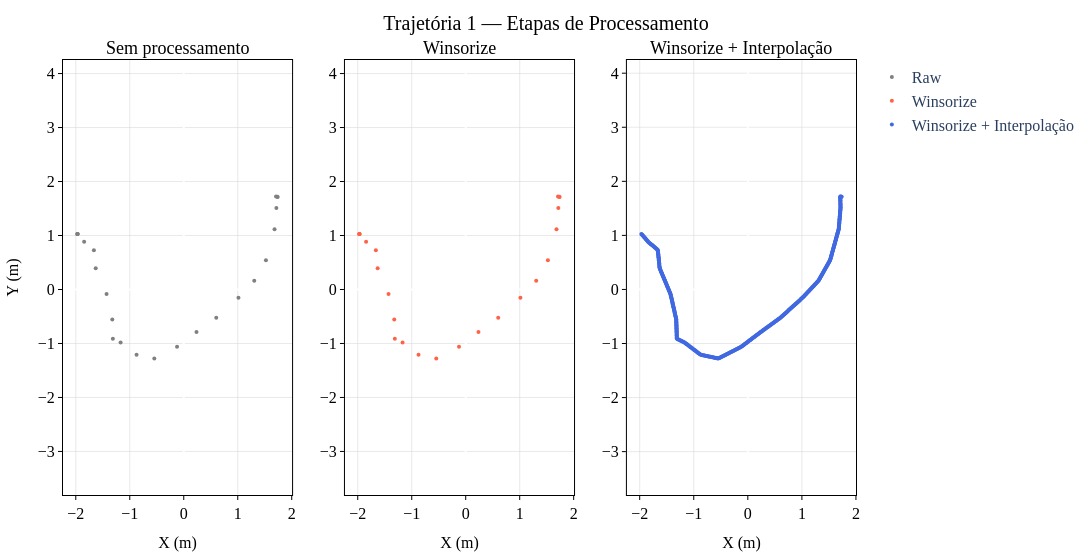

The notebook cell saved with this chart:
### Markdown cell above
**Verificação — Trajetórias 2 câmeras (winsorize):** comparação entre sem processamento, winsorize e após interpolação.

### Code cell
_df = paths_df[0]
_raw_x = _df['pos_x'].values
_raw_y = _df['pos_y'].values

_wins_x = np.array(winsorize(_df['pos_x'], limits=(0.0, 0.00)))
_wins_y = np.array(winsorize(_df['pos_y'], limits=(0.0, 0.00)))

_interp_x, _interp_y = paths_winsorized_2cam[0]

fig = make_subplots(rows=1, cols=3, subplot_titles=[
    "Sem processamento",
    "Winsorize",
    "Winsorize + Interpolação"
])

fig.add_trace(go.Scatter(
    x=_raw_x, y=_raw_y,
    mode='markers', name='Raw',
    marker=dict(color='gray', size=4)
), row=1, col=1)

fig.add_trace(go.Scatter(
    x=_wins_x, y=_wins_y,
    mode='markers', name='Winsorize',
    marker=dict(color='tomato', size=4)
), row=1, col=2)

fig.add_trace(go.Scatter(
    x=_interp_x, y=_interp_y,
    mode='markers', name='Winsorize + Interpolação',
    marker=dict(color='royalblue', size=4)
), row=1, col=3)

fig.update_xaxes(title_text='X (m)')
fig.update_yaxes(title_text='Y (m)', scaleanchor='x',  row=1, col=1)
fig.update_yaxes(scaleanchor='x2', row=1, col=2)
fig.update_yaxes(scaleanchor='x3', row=1, col=3)
fig.update_layout(title='Trajetória 1 — Etapas de Processamento', hovermode='closest', width=1500)
apply_ieee_style(fig)
save_fig(fig, 'path1_processing_steps.svg')
fig.show()

### Figure 1 — Plotly figure (JSON) as saved in the notebook; plotly's stock layout.template omitted (floating-point values rounded to 4 significant figures; data arrays with more than 128 entries replaced by an {"elided": "..."} marker saying what was removed)
{"data": [{"marker": {"color": "gray", "size": 4}, "mode": "markers", "name": "Raw", "type": "scatter", "x": [-1.969, -1.969, -1.968, -1.968, -1.845, -1.665, -1.631, -1.43, -1.324, -1.313, -1.17, -0.8743, -0.5455, -0.1243, 0.2362, 0.6018, 1.013, 1.306, 1.522, 1.682, 1.715, 1.71, 1.739, 1.733], "xaxis": "x", "y": [1.027, 1.027, 1.028, 1.028, 0.8837, 0.7281, 0.3937, -0.085, -0.5538, -0.9109, -0.9822, -1.207, -1.277, -1.062, -0.7893, -0.5242, -0.1515, 0.1603, 0.5425, 1.116, 1.511, 1.721, 1.711, 1.717], "yaxis": "y"}, {"marker": {"color": "tomato", "size": 4}, "mode": "markers", "name": "Winsorize", "type": "scatter", "x": [-1.969, -1.969, -1.968, -1.968, -1.845, -1.665, -1.631, -1.43, -1.324, -1.313, -1.17, -0.8743, -0.5455, -0.1243, 0.2362, 0.6018, 1.013, 1.306, 1.522, 1.682, 1.715, 1.71, 1.739, 1.733], "xaxis": "x2", "y": [1.027, 1.027, 1.028, 1.028, 0.8837, 0.7281, 0.3937, -0.085, -0.5538, -0.9109, -0.9822, -1.207, -1.277, -1.062, -0.7893, -0.5242, -0.1515, 0.1603, 0.5425, 1.116, 1.511, 1.721, 1.711, 1.717], "yaxis": "y2"}, {"marker": {"color": "royalblue", "size": 4}, "mode": "markers", "name": "Winsorize + Interpolação", "type": "scatter", "x": {"elided": "500 float values"}, "xaxis": "x3", "y": {"elided": "500 float values"}, "yaxis": "y3"}], "layout": {"annotations": [{"font": {"color": "black", "family": "Times New Roman", "size": 18}, "showarrow": false, "text": "Sem processamento", "x": 0.1444, "xanchor": "center", "xref": "paper", "y": 1, "yanchor": "bottom", "yref": "paper"}, {"font": {"color": "black", "family": "Times New Roman", "size": 18}, "showarrow": false, "text": "Winsorize", "x": 0.5, "xanchor": "center", "xref": "paper", "y": 1, "yanchor": "bottom", "yref": "paper"}, {"font": {"color": "black", "family": "Times New Roman", "size": 18}, "showarrow": false, "text": "Winsorize + Interpolação", "x": 0.8556, "xanchor": "center", "xref": "paper", "y": 1, "yanchor": "bottom", "yref": "paper"}], "hovermode": "closest", "legend": {"font": {"family": "Times New Roman", "size": 16}}, "margin": {"b": 60, "l": 60, "r": 20, "t": 60}, "paper_bgcolor": "white", "plot_bgcolor": "white", "title": {"font": {"color": "black", "family": "Times New Roman", "size": 20}, "text": "Trajetória 1 — Etapas de Processamento", "x": 0.5, "xanchor": "center"}, "width": 1500, "xaxis": {"anchor": "y", "domain": [0, 0.2889], "gridcolor": "lightgrey", "gridwidth": 0.5, "linecolor": "black", "linewidth": 1, "mirror": true, "showgrid": true, "showline": true, "tickcolor": "black", "tickfont": {"color": "black", "family": "Times New Roman", "size": 16}, "ticklen": 4, "ticks": "outside", "tickwidth": 1, "title": {"font": {"color": "black", "family": "Times New Roman", "size": 16}, "text": "X (m)"}}, "xaxis2": {"anchor": "y2", "domain": [0.3556, 0.6444], "gridcolor": "lightgrey", "gridwidth": 0.5, "linecolor": "black", "linewidth": 1, "mirror": true, "showgrid": true, "showline": true, "tickcolor": "black", "tickfont": {"color": "black", "family": "Times New Roman", "size": 16}, "ticklen": 4, "ticks": "outside", "tickwidth": 1, "title": {"font": {"color": "black", "family": "Times New Roman", "size": 16}, "text": "X (m)"}}, "xaxis3": {"anchor": "y3", "domain": [0.7111, 1], "gridcolor": "lightgrey", "gridwidth": 0.5, "linecolor": "black", "linewidth": 1, "mirror": true, "showgrid": true, "showline": true, "tickcolor": "black", "tickfont": {"color": "black", "family": "Times New Roman", "size": 16}, "ticklen": 4, "ticks": "outside", "tickwidth": 1, "title": {"font": {"color": "black", "family": "Times New Roman", "size": 16}, "text": "X (m)"}}, "yaxis": {"anchor": "x", "domain": [0, 1], "gridcolor": "lightgrey", "gridwidth": 0.5, "linecolor": "black", "linewidth": 1, "mirror": true, "scaleanchor": "x", "showgrid": true, "showline": true, "tickcolor": "black", "tickfont": {"color": "black", "family": "Times New Roman", "size": 16}, "ticklen": 4, "ticks": "outside", "tickwidth": 1, "title": {"font": {"color": "black", "family": "Times New Roman", "size": 16}, "text": "Y (m)"}}, "yaxis2": {"anchor": "x2", "domain": [0, 1], "gridcolor": "lightgrey", "gridwidth": 0.5, "linecolor": "black", "linewidth": 1, "mirror": true, "scaleanchor": "x2", "showgrid": true, "showline": true, "tickcolor": "black", "tickfont": {"color": "black", "family": "Times New Roman", "size": 16}, "ticklen": 4, "ticks": "outside", "tickwidth": 1, "title": {"font": {"color": "black", "family": "Times New Roman", "size": 16}}}, "yaxis3": {"anchor": "x3", "domain": [0, 1], "gridcolor": "lightgrey", "gridwidth": 0.5, "linecolor": "black", "linewidth": 1, "mirror": true, "scaleanchor": "x3", "showgrid": true, "showline": true, "tickcolor": "black", "tickfont": {"color": "black", "family": "Times New Roman", "size": 16}, "ticklen": 4, "ticks": "outside", "tickwidth": 1, "title": {"font": {"color": "black", "family": "Times New Roman", "size": 16}}}}}
